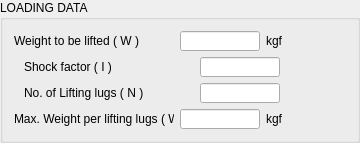
                   <widget class="QGroupBox" name="groupBox">
                    <property name="title">
                     <string>LOADING DATA</string>
                    </property>
                    <layout class="QHBoxLayout" name="horizontalLayout_5">
                     <item>
                      <layout class="QVBoxLayout" name="verticalLayout">
                       <item>
                        <layout class="QHBoxLayout" name="horizontalLayout">
                         <item>
                          <widget class="QLabel" name="label_2">
                           <property name="sizePolicy">
                            <sizepolicy hsizetype="Fixed" vsizetype="Fixed">
                             <horstretch>0</horstretch>
                             <verstretch>0</verstretch>
                            </sizepolicy>
                           </property>
                           <property name="minimumSize">
                            <size>
                             <width>160</width>
                             <height>20</height>
                            </size>
                           </property>
                           <property name="maximumSize">
                            <size>
                             <width>160</width>
                             <height>20</height>
                            </size>
                           </property>
                           <property name="text">
                            <string>Weight to be lifted ( W )</string>
                           </property>
                          </widget>
                         </item>
                         <item>
                          <widget class="QLineEdit" name="le_wt_to_be_lifted">
                           <property name="sizePolicy">
                            <sizepolicy hsizetype="Fixed" vsizetype="Fixed">
                             <horstretch>0</horstretch>
                             <verstretch>0</verstretch>
                            </sizepolicy>
                           </property>
                           <property name="minimumSize">
                            <size>
                             <width>80</width>
                             <height>20</height>
                            </size>
                           </property>
                           <property name="maximumSize">
                            <size>
                             <width>80</width>
                             <height>20</height>
                            </size>
                           </property>
                          </widget>
                         </item>
                         <item>
                          <widget class="QLabel" name="label">
                           <property name="sizePolicy">
                            <sizepolicy hsizetype="Fixed" vsizetype="Fixed">
                             <horstretch>0</horstretch>
                             <verstretch>0</verstretch>
                            </sizepolicy>
                           </property>
                           <property name="minimumSize">
                            <size>
                             <width>80</width>
                             <height>20</height>
                            </size>
                           </property>
                           <property name="maximumSize">
                            <size>
                             <width>80</width>
                             <height>20</height>
                            </size>
                           </property>
                           <property name="text">
                            <string>kgf</string>
                           </property>
                          </widget>
                         </item>
                        </layout>
                       </item>
                       <item>
                        <layout class="QHBoxLayout" name="horizontalLayout_2">
                         <item>
                          <widget class="QLabel" name="label_3">
                           <property name="sizePolicy">
                            <sizepolicy hsizetype="Fixed" vsizetype="Fixed">
                             <horstretch>0</horstretch>
                             <verstretch>0</verstretch>
                            </sizepolicy>
                           </property>
                           <property name="minimumSize">
                            <size>
                             <width>160</width>
                             <height>20</height>
                            </size>
                           </property>
                           <property name="maximumSize">
                            <size>
                             <width>160</width>
                             <height>20</height>
                            </size>
                           </property>
                           <property name="text">
                            <string>Shock factor ( I )</string>
                           </property>
                          </widget>
                         </item>
                         <item>
                          <widget class="QLineEdit" name="le_shock_factor">
                           <property name="sizePolicy">
                            <sizepolicy hsizetype="Fixed" vsizetype="Fixed">
                             <horstretch>0</horstretch>
                             <verstretch>0</verstretch>
                            </sizepolicy>
                           </property>
                           <property name="minimumSize">
                            <size>
                             <width>80</width>
                             <height>20</height>
                            </size>
                           </property>
                           <property name="maximumSize">
                            <size>
                             <width>80</width>
                             <height>20</height>
                            </size>
                           </property>
                          </widget>
                         </item>
                         <item>
                          <widget class="QLabel" name="label_4">
                           <property name="sizePolicy">
                            <sizepolicy hsizetype="Fixed" vsizetype="Fixed">
                             <horstretch>0</horstretch>
                             <verstretch>0</verstretch>
                            </sizepolicy>
                           </property>
                           <property name="minimumSize">
                            <size>
                             <width>40</width>
                             <height>20</height>
                            </size>
                           </property>
                           <property name="maximumSize">
                            <size>
                             <width>40</width>
                             <height>20</height>
                            </size>
                           </property>
                           <property name="text">
                            <string/>
                           </property>
                          </widget>
                         </item>
                        </layout>
                       </item>
                       <item>
                        <layout class="QHBoxLayout" name="horizontalLayout_3">
                         <item>
                          <widget class="QLabel" name="label_5">
                           <property name="sizePolicy">
                            <sizepolicy hsizetype="Fixed" vsizetype="Fixed">
                             <horstretch>0</horstretch>
                             <verstretch>0</verstretch>
                            </sizepolicy>
                           </property>
                           <property name="minimumSize">
                            <size>
                             <width>160</width>
                             <height>20</height>
                            </size>
                           </property>
                           <property name="maximumSize">
                            <size>
                             <width>160</width>
                             <height>20</height>
                            </size>
                           </property>
                           <property name="text">
                            <string>No. of Lifting lugs ( N )</string>
                           </property>
                          </widget>
                         </item>
                         <item>
                          <widget class="QLineEdit" name="le_no_of_liftin_lugs">
                           <property name="sizePolicy">
                            <sizepolicy hsizetype="Fixed" vsizetype="Fixed">
                             <horstretch>0</horstretch>
                             <verstretch>0</verstretch>
                            </sizepolicy>
                           </property>
                           <property name="minimumSize">
                            <size>
                             <width>80</width>
                             <height>20</height>
                            </size>
                           </property>
                           <property name="maximumSize">
                            <size>
                             <width>80</width>
                             <height>20</height>
                            </size>
                           </property>
                          </widget>
                         </item>
                         <item>
                          <widget class="QLabel" name="label_6">
                           <property name="sizePolicy">
                            <sizepolicy hsizetype="Fixed" vsizetype="Fixed">
                             <horstretch>0</horstretch>
                             <verstretch>0</verstretch>
                            </sizepolicy>
                           </property>
                           <property name="minimumSize">
                            <size>
                             <width>40</width>
                             <height>20</height>
                            </size>
                           </property>
                           <property name="maximumSize">
                            <size>
                             <width>40</width>
                             <height>20</height>
                            </size>
                           </property>
                           <property name="text">
                            <string/>
                           </property>
                          </widget>
                         </item>
                        </layout>
                       </item>
                       <item>
                        <layout class="QHBoxLayout" name="horizontalLayout_4">
                         <item>
                          <widget class="QLabel" name="label_7">
                           <property name="sizePolicy">
                            <sizepolicy hsizetype="Fixed" vsizetype="Fixed">
                             <horstretch>0</horstretch>
                             <verstretch>0</verstretch>
                            </sizepolicy>
                           </property>
                           <property name="minimumSize">
                            <size>
                             <width>160</width>
                             <height>20</height>
                            </size>
                           </property>
                           <property name="maximumSize">
                            <size>
                             <width>160</width>
                             <height>20</height>
                            </size>
                           </property>
                           <property name="text">
                            <string>Max. Weight per lifting lugs ( W' )</string>
                           </property>
                          </widget>
                         </item>
                         <item>
                          <widget class="QLineEdit" name="le_max_wt_per_lifting_lugs">
                           <property name="sizePolicy">
                            <sizepolicy hsizetype="Fixed" vsizetype="Fixed">
                             <horstretch>0</horstretch>
                             <verstretch>0</verstretch>
                            </sizepolicy>
                           </property>
                           <property name="minimumSize">
                            <size>
                             <width>80</width>
                             <height>20</height>
                            </size>
                           </property>
                           <property name="maximumSize">
                            <size>
                             <width>80</width>
                             <height>20</height>
                            </size>
                           </property>
                           <property name="readOnly">
                            <bool>true</bool>
                           </property>
                          </widget>
                         </item>
                         <item>
                          <widget class="QLabel" name="label_8">
                           <property name="sizePolicy">
                            <sizepolicy hsizetype="Fixed" vsizetype="Fixed">
                             <horstretch>0</horstretch>
                             <verstretch>0</verstretch>
                            </sizepolicy>
                           </property>
                           <property name="minimumSize">
                            <size>
                             <width>80</width>
                             <height>20</height>
                            </size>
                           </property>
                           <property name="maximumSize">
                            <size>
                             <width>80</width>
                             <height>20</height>
                            </size>
                           </property>
                           <property name="text">
                            <string>kgf</string>
                           </property>
                          </widget>
                         </item>
                        </layout>
                       </item>
                      </layout>
                     </item>
                    </layout>
                   </widget>
